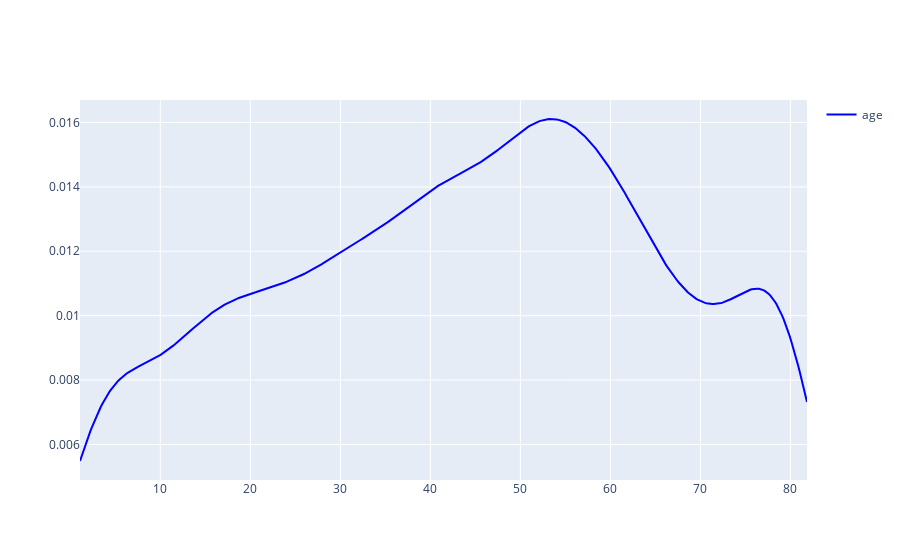

The code cell stored with this chart in its notebook:
### Code cell
# Check for the distribution of the numerical columns
ff.create_distplot([df['age']], group_labels=['age'], colors=['blue'],show_hist=False, show_rug=False)

### Figure 1 — Plotly figure (JSON) as saved in the notebook; plotly's stock layout.template omitted (floating-point values rounded to 4 significant figures; data arrays with more than 128 entries replaced by an {"elided": "..."} marker saying what was removed)
{"data": [{"legendgroup": "age", "marker": {"color": "blue"}, "mode": "lines", "name": "age", "showlegend": true, "type": "scatter", "x": {"elided": "500 float values"}, "xaxis": "x", "y": {"elided": "500 float values"}, "yaxis": "y"}], "layout": {"barmode": "overlay", "hovermode": "closest", "legend": {"traceorder": "reversed"}, "xaxis": {"anchor": "y2", "domain": [0, 1], "zeroline": false}, "yaxis": {"anchor": "free", "domain": [0, 1], "position": 0}}}
